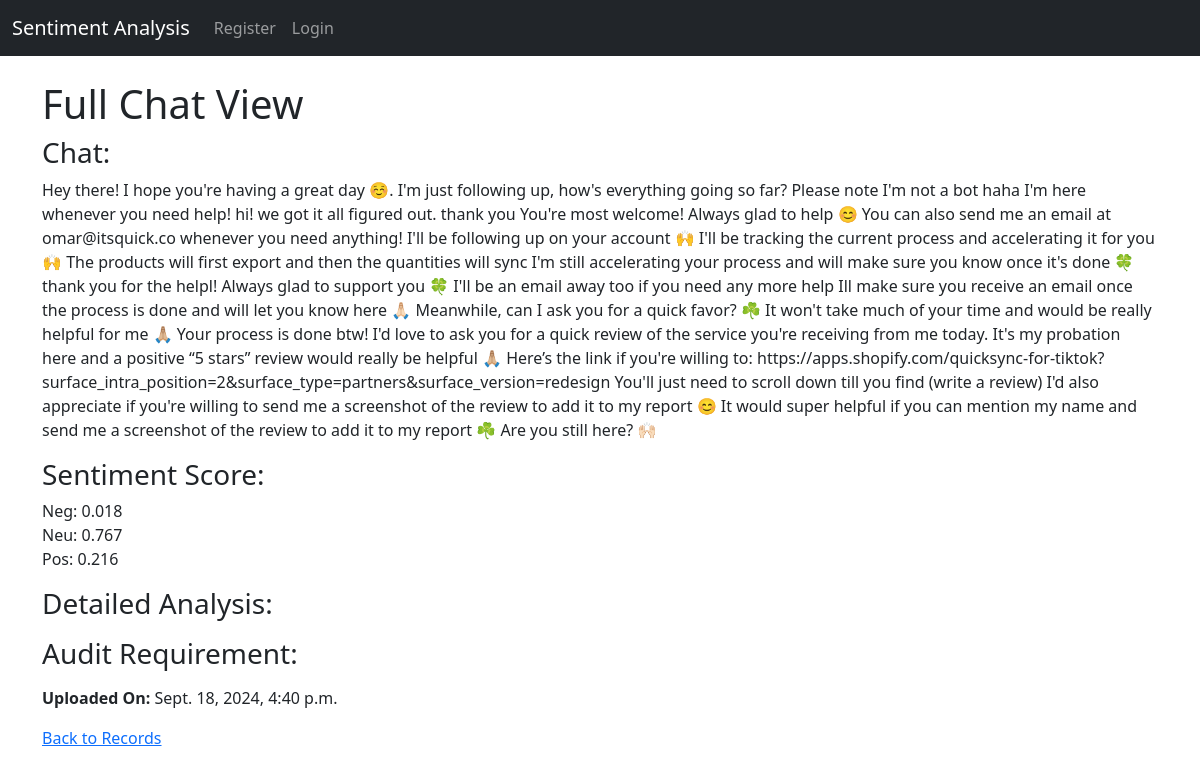
The app's page /view/6/ with its own data.
### analysis/models.py (models this page shows, shortened)
class Record(models.Model):
    chat_file = models.TextField()
    sentiment_score = models.JSONField(null=True, blank=True)
    created_at = models.DateTimeField(auto_now_add=True)  # Automatically set when created

### analysis/views.py (the view)
# urls.py: path('view/<int:record_id>/', views.view_chat, name='view_chat'),
def view_chat(request, record_id):
    record = get_object_or_404(Record, id=record_id)
    chat_full = record.chat_file
    sentiment_score = record.sentiment_score
    detailed_analysis = analyze_conversation_with_chatgpt(chat_full)
    audit_analysis = check_audit_requirement(chat_full, sentiment_score)
    context = {
        'chat_full': chat_full,
        'sentiment_score': sentiment_score,
        'detailed_analysis': detailed_analysis,
        'audit_analysis': audit_analysis,
        'created_at': record.created_at,
    }
    return render(request, 'view_chat.html', context)

### analysis/views.py (called while the page is built)
def analyze_conversation_with_chatgpt(conversation):
    response = openai.ChatCompletion.create(
        model="gpt-3.5-turbo",
        messages=[
            {"role": "system", "content": "You are a helpful assistant."},
            {"role": "user", "content": f"Analyze the following conversation and provide insights on context understanding, customer satisfaction, response quality, and tone:\n\n{conversation}"}
        ],
        max_tokens=500,
        temperature=0.5
    )
    return response.choices[0].message['content'].strip()

def check_audit_requirement(conversation, sentiment_score):
    if sentiment_score['pos'] < 0.5:
        audit_prompt = "YOU ARE A CS AUDITOR. THIS IS THE CHAT. CAN YOU PLEASE TELL ME IF WE NEED TO AUDIT THIS CHAT BECAUSE OF BAD BEHAVIOUR OR IF IT IS OKAY?"
    else:
        audit_prompt = "This chat does not require auditing based on sentiment analysis."
    full_prompt = f"""
    {audit_prompt}

    Chat content:
    {conversation}
    """
    response = openai.ChatCompletion.create(
        model="gpt-3.5-turbo",
        messages=[
            {"role": "system", "content": "You are a helpful assistant."},
            {"role": "user", "content": full_prompt}
        ],
        max_tokens=500,
        temperature=0.5
    )
    return response.choices[0].message['content'].strip()

### analysis/templates/view_chat.html (shortened to what this page needs)
{% extends 'base.html' %}
{% block content %}
<h1>Full Chat View</h1>
<h3>Chat:</h3>
<p>{{ chat_full }}</p>
<h3>Sentiment Score:</h3>
<p>Neg: {{ sentiment_score.neg }}<br/>
Neu: {{ sentiment_score.neu }}<br/>
Pos: {{ sentiment_score.pos }}</p>
<h3>Detailed Analysis:</h3>
<h3>Audit Requirement:</h3>
<p><strong>Uploaded On:</strong> {{ created_at }}</p>
<a href="{% url 'home' %}">Back to Records</a>
{% endblock %}

### records on screen
Record: chat_file "Hey there! I hope you're having a great day ☺️. I'm just following up, how's everything going so far? Please note I'm not a bot haha I'm here whenever you need help! hi! we got it all figured out. thank you You're most welcome! Always glad to help 😊 You can also send me an email at omar@itsquick.co whenever you need anything! I'll be following up on your account 🙌 I'll be tracking the current process and accelerating it for you 🙌 The products will first export and then the quantities will sync I'm still accelerating your process and will make sure you know once it's done 🍀 thank you for the helpl! Always glad to support you 🍀 I'll be an email away too if you need any more help Ill make sure…", created_at "Sept. 18, 2024, 4:40 p.m."

### other values on screen
{{ sentiment_score.neg }} "0.018"
{{ sentiment_score.neu }} "0.767"
{{ sentiment_score.pos }} "0.216"
